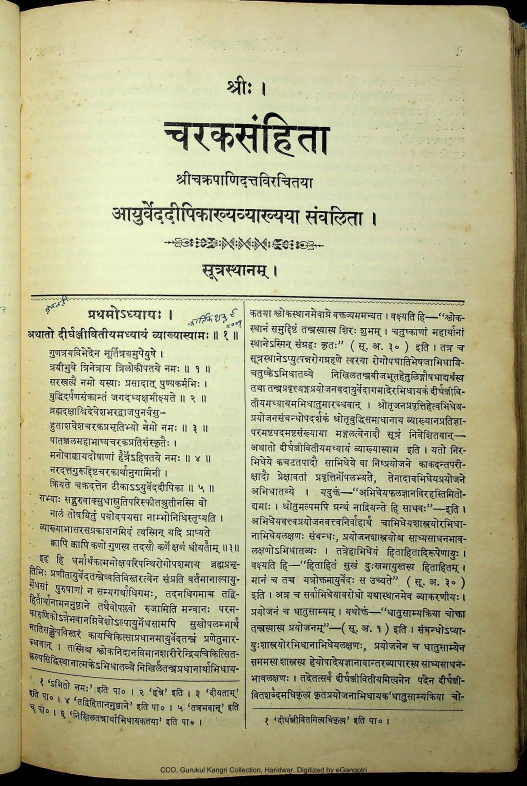
#> input picture data/raw_images/Charaka Samhita (Sanskrit) Of Agnivesha With Ayurveda Dipika Commentary Ed. By Vaidya Jhadavji Trikamji Acharya, 1941 - Nirnaya Sagar Press, Bombay_0074 (1).jpg, 1054 x 1571 px, found by its file name (shown at 1/2 size); its folder holds only this picture in this run
$ python preprocess.py
#> lines starting #> are read from the running program, lines starting #| are printed output that depends on the picture
import cv2
import os

INPUT_DIR = "data/raw_images"
OUTPUT_DIR = "data/processed_images"

os.makedirs(OUTPUT_DIR, exist_ok=True)


def preprocess_image(image_path, save_path):
    img = cv2.imread(image_path)
#> img is the input picture: shape (1571, 1054, 3); mean B, G, R 141.4, 178.6, 180.2

    # Resize if too large (keep detail)
    height, width = img.shape[:2]
#> height = 1571; width = 1054
    if width > 2500:
        scale_percent = 70
        img = cv2.resize(img, (int(width * scale_percent / 100),
                               int(height * scale_percent / 100)))

    # Convert to grayscale
    gray = cv2.cvtColor(img, cv2.COLOR_BGR2GRAY)
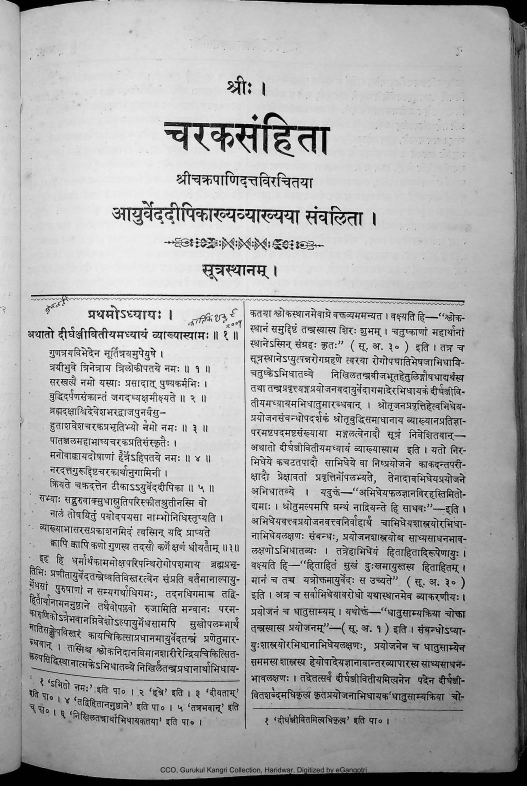
#> gray: shape (1571, 1054) (shown at 1/2 size); min 0, max 255, mean 174.9

    # Light denoising (preserve strokes)
    denoised = cv2.fastNlMeansDenoising(gray, None, 10, 7, 21)

    # Mild contrast boost
    alpha = 1.4   # contrast
    beta = 10     # brightness
    enhanced = cv2.convertScaleAbs(denoised, alpha=alpha, beta=beta)
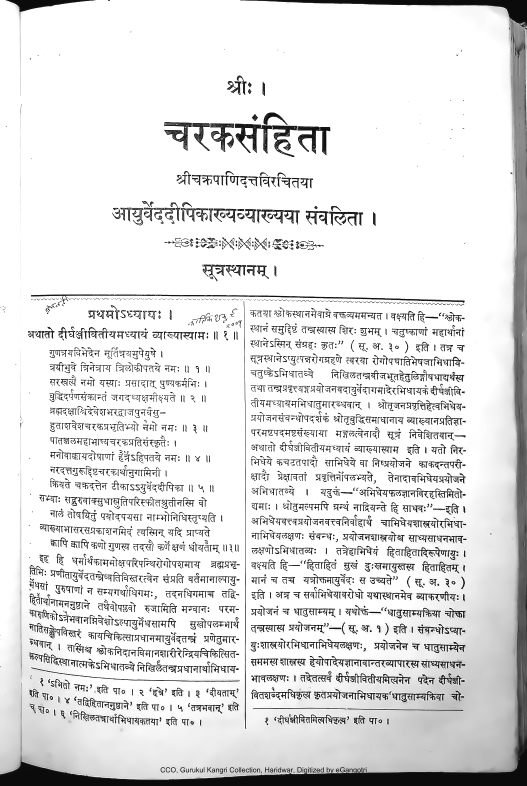
#> enhanced: shape (1571, 1054) (shown at 1/2 size); min 10, max 255, mean 224.9

    # DO NOT threshold
    # DO NOT morphology
    # Keep grayscale for OCR

    cv2.imwrite(save_path, enhanced)


def preprocess_all():
    for file in os.listdir(INPUT_DIR):
        if file.lower().endswith((".png", ".jpg", ".jpeg")):
            input_path = os.path.join(INPUT_DIR, file)
            output_path = os.path.join(OUTPUT_DIR, file)

            preprocess_image(input_path, output_path)
            print(f"Processed: {file}")


if __name__ == "__main__":
    preprocess_all()
